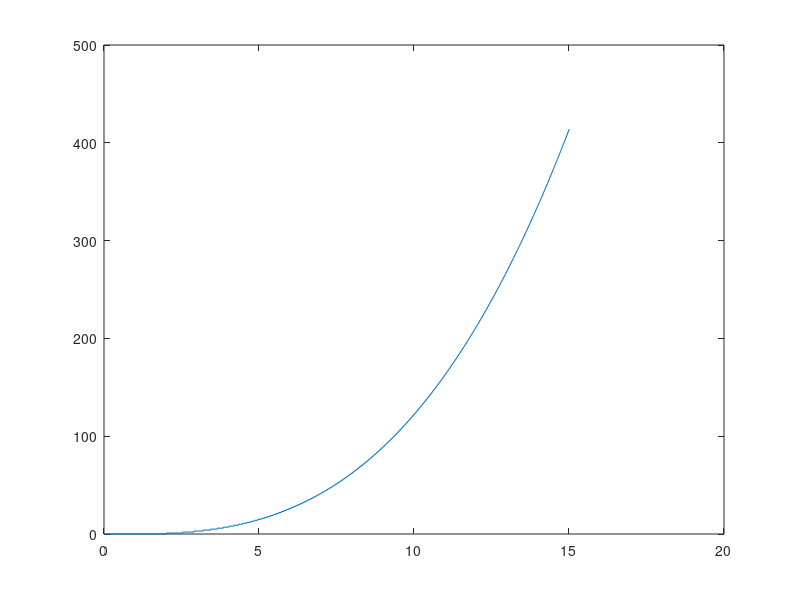

This figure's MATLAB source:
clear all 
i=0;
t=0;
vec = [];
m = 0;
    while m <15;
        i = i+1;
        t = t+exp(1);
        m = (t*3)^(1/3);
        vec = [vec,m];
    end
    
stairs([0,vec], 0:length(vec))
